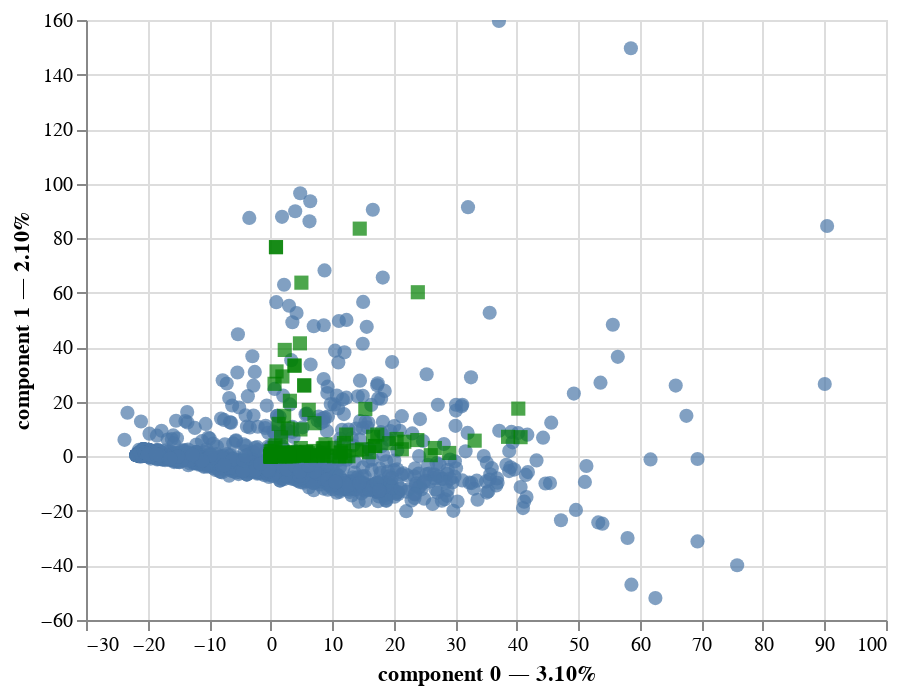

Notebook code for this chart:
### Code cell
famd.plot(
    X,
    x_component=0,
    y_component=1
)

### Figure 1 — Vega-Lite specification as saved in the notebook (floating-point values rounded to 4 significant figures; data arrays with more than 128 entries replaced by an {"elided": "..."} marker saying what was removed)
{"config": {"view": {"continuousWidth": 400, "continuousHeight": 300}}, "layer": [{"mark": {"type": "circle", "size": 50}, "encoding": {"tooltip": [{"field": "index", "type": "quantitative"}, {"field": "component 0", "type": "quantitative"}, {"field": "component 1", "type": "quantitative"}], "x": {"axis": {"title": "component 0 — 3.10%"}, "field": "component 0", "scale": {"zero": false}, "type": "quantitative"}, "y": {"axis": {"title": "component 1 — 2.10%"}, "field": "component 1", "scale": {"zero": false}, "type": "quantitative"}}, "selection": {"selector001": {"type": "interval", "bind": "scales", "encodings": ["x", "y"]}}}, {"data": {"name": "data-9b098f1f99ca85f8192a394d4f42bb11"}, "mark": {"type": "square", "color": "green", "size": 50}, "encoding": {"tooltip": [{"field": "variable", "type": "nominal"}], "x": {"field": "component 0", "scale": {"zero": false}, "type": "quantitative"}, "y": {"field": "component 1", "scale": {"zero": false}, "type": "quantitative"}}}], "data": {"name": "data-6210995f10e8ad4ccf8e6745387d0be4"}, "$schema": "https://vega.github.io/schema/vega-lite/v4.17.0.json", "datasets": {"data-6210995f10e8ad4ccf8e6745387d0be4": {"elided": "1249 records"}, "data-9b098f1f99ca85f8192a394d4f42bb11": [{"variable": "강원박60", "component 0": 6.577, "component 1": 0.1219}, {"variable": "대전박60", "component 0": 0.9318, "component 1": 0.01875}, {"variable": "충북박60", "component 0": 0.06023, "component 1": 0.5666}, {"variable": "충남박60", "component 0": 0.6324, "component 1": 3.068}, {"variable": "세종박60", "component 0": 0.0923, "component 1": 0.0006083}, {"variable": "경북박60", "component 0": 4.337, "component 1": 1.167}, {"variable": "경남박60", "component 0": 2.952, "component 1": 0.1034}, {"variable": "대구박60", "component 0": 5.814, "component 1": 1.661}, {"variable": "울산박60", "component 0": 4.259, "component 1": 1.201}, {"variable": "부산박60", "component 0": 19.26, "component 1": 4.844}, {"variable": "광주박60", "component 0": 8.596, "component 1": 0.1293}, {"variable": "전북박60", "component 0": 2.548, "component 1": 0.08792}, {"variable": "전남박60", "component 0": 11.17, "component 1": 0.003123}, {"variable": "제주박60", "component 0": 13.98, "component 1": 2.237}, {"variable": "서울일61", "component 0": 4.844, "component 1": 9.88}, {"variable": "경기일61", "component 0": 0.9658, "component 1": 31.14}, {"variable": "인천일61", "component 0": 1.914, "component 1": 29.3}, {"variable": "강원일61", "component 0": 9.175, "component 1": 0.3392}, {"variable": "대전일61", "component 0": 1.389, "component 1": 0.04532}, {"variable": "충북일61", "component 0": 0.1396, "component 1": 0.7974}, {"variable": "충남일61", "component 0": 0.7932, "component 1": 4.024}, {"variable": "세종일61", "component 0": 0.121, "component 1": 0.06827}, {"variable": "경북일61", "component 0": 5.738, "component 1": 1.516}, {"variable": "경남일61", "component 0": 3.114, "component 1": 0.07827}, {"variable": "대구일61", "component 0": 6.965, "component 1": 1.973}, {"variable": "울산일61", "component 0": 6.098, "component 1": 1.136}, {"variable": "부산일61", "component 0": 23.84, "component 1": 5.985}, {"variable": "광주일61", "component 0": 10.3, "component 1": 0.04775}, {"variable": "전북일61", "component 0": 3.505, "component 1": 0.02012}, {"variable": "전남일61", "component 0": 12.64, "component 1": 0.04845}, {"variable": "제주일61", "component 0": 14.86, "component 1": 2.601}, {"variable": "KWON1", "component 0": 0.8715, "component 1": 76.72}, {"variable": "KWON2", "component 0": 3.885, "component 1": 33.28}, {"variable": "KWON3", "component 0": 5.459, "component 1": 26.01}, {"variable": "KWON4", "component 0": 11.39, "component 1": 1.395}, {"variable": "KWON5", "component 0": 7.12, "component 1": 12.15}, {"variable": "KWON6", "component 0": 40.62, "component 1": 7.043}, {"variable": "KWON7", "component 0": 26.02, "component 1": 0.4374}, {"variable": "KWON8", "component 0": 16.99, "component 1": 3.799}, {"variable": "Q11A$01", "component 0": 1.565, "component 1": 0.1634}, {"variable": "Q11A$02", "component 0": 1.368, "component 1": 0.1481}, {"variable": "Q11A$03", "component 0": 3.874, "component 1": 1.614}, {"variable": "Q11A$04", "component 0": 1.824, "component 1": 1.147}, {"variable": "Q11A$05", "component 0": 2.456, "component 1": 0.9988}, {"variable": "Q11A$06", "component 0": 0.001458, "component 1": 0.004252}, {"variable": "Q11A$07", "component 0": 0.203, "component 1": 0.2123}, {"variable": "Q11A$08", "component 0": 4.909, "component 1": 3.053}, {"variable": "Q11A$09", "component 0": 10.43, "component 1": 3.13}, {"variable": "Q11A$10", "component 0": 0.01875, "component 1": 1.821}, {"variable": "Q11A$11", "component 0": 5.265e-31, "component 1": 1.854e-30}, {"variable": "Q11A$12", "component 0": 0.6376, "component 1": 26.6}, {"variable": "Q11A$13", "component 0": 0.03603, "component 1": 0.06682}, {"variable": "Q11A$14", "component 0": 1.556, "component 1": 0.01136}, {"variable": "Q11A$98", "component 0": 0.006967, "component 1": 0.8227}, {"variable": "Q11_1a01t", "component 0": 14.48, "component 1": 83.5}, {"variable": "Q11_1a02t", "component 0": 2.298, "component 1": 39.03}, {"variable": "Q11_1a03t", "component 0": 3.132, "component 1": 20.37}, {"variable": "Q11_1a04t", "component 0": 11.92, "component 1": 4.928}, {"variable": "Q11_1a05t", "component 0": 4.966, "component 1": 0.6133}, {"variable": "Q11_1a06t", "component 0": 2.769, "component 1": 10.23}, {"variable": "Q11_1a07t", "component 0": 1.304, "component 1": 11.92}, {"variable": "Q11_1a08t", "component 0": 0.06159, "component 1": 0.00472}, {"variable": "Q11_1a09t", "component 0": 8.613, "component 1": 3.063}, {"variable": "Q11_1a10t", "component 0": 2.667, "component 1": 1.255}, {"variable": "Q11_1a11t", "component 0": 8.92, "component 1": 4.418}, {"variable": "Q11_1a12t", "component 0": 6.279, "component 1": 0.385}, {"variable": "Q11_1a13t", "component 0": 40.25, "component 1": 17.51}, {"variable": "Q11_1a14t", "component 0": 12.27, "component 1": 8.009}, {"variable": "Q11_1a15t", "component 0": 6.198, "component 1": 17.05}, {"variable": "Q11_1a16t", "component 0": 15.39, "component 1": 17.39}, {"variable": "Q11_1a17t", "component 0": 17.33, "component 1": 7.987}, {"variable": "Q4A01", "component 0": 8.44, "component 1": 0.5662}, {"variable": "Q4A02", "component 0": 0.008837, "component 1": 0.03302}, {"variable": "Q4A03", "component 0": 29.02, "component 1": 1.244}, {"variable": "Q4A04", "component 0": 33.16, "component 1": 5.761}, {"variable": "Q4A05", "component 0": 21.72, "component 1": 5.366}, {"variable": "Q4A06", "component 0": 26.69, "component 1": 3.061}, {"variable": "Q4A07", "component 0": 1.865, "component 1": 1.641}, {"variable": "Q4A08", "component 0": 1.936, "component 1": 1.19}, {"variable": "Q4A09", "component 0": 0.02534, "component 1": 0.004315}, {"variable": "Q4A10", "component 0": 5.134, "component 1": 0.2997}, {"variable": "Q4A11", "component 0": 11.86, "component 1": 1.97}, {"variable": "Q4A12", "component 0": 1.991, "component 1": 0.3057}, {"variable": "Q4A13", "component 0": 3.825, "component 1": 0.1289}, {"variable": "Q4A14", "component 0": 0.01622, "component 1": 0.01123}, {"variable": "Q4A15", "component 0": 3.182e-05, "component 1": 0.008065}, {"variable": "Q4A16", "component 0": 3.182e-05, "component 1": 0.008065}, {"variable": "Q4A17", "component 0": 0.2646, "component 1": 2.0}, {"variable": "Q4B1", "component 0": 16.65, "component 1": 7.214}, {"variable": "Q4B2", "component 0": 21.32, "component 1": 2.602}, {"variable": "Q4B3", "component 0": 20.47, "component 1": 6.389}, {"variable": "Q5A01", "component 0": 0.8715, "component 1": 76.72}, {"variable": "Q5A02", "component 0": 3.885, "component 1": 33.28}, {"variable": "Q5A03", "component 0": 5.459, "component 1": 26.01}, {"variable": "Q5A04", "component 0": 11.39, "component 1": 1.395}, {"variable": "Q5A05", "component 0": 4.806, "component 1": 0.4744}, {"variable": "Q5A06", "component 0": 1.698, "component 1": 6.963}, {"variable": "Q5A07", "component 0": 2.202, "component 1": 14.86}, {"variable": "Q5A08", "component 0": 0.08736, "component 1": 0.4266}, {"variable": "Q5A09", "component 0": 8.469, "component 1": 2.873}, {"variable": "Q5A10", "component 0": 2.446, "component 1": 0.003198}, {"variable": "Q5A11", "component 0": 8.573, "component 1": 1.376}, {"variable": "Q5A12", "component 0": 7.647, "component 1": 0.3898}, {"variable": "Q5A13", "component 0": 38.59, "component 1": 7.165}, {"variable": "Q5A14", "component 0": 12.1, "component 1": 0.06973}, {"variable": "Q5A15", "component 0": 5.386, "component 1": 0.2854}, {"variable": "Q5A16", "component 0": 16.01, "component 1": 1.509}, {"variable": "Q5A17", "component 0": 16.99, "component 1": 3.799}, {"variable": "경기박60", "component 0": 5.003, "component 1": 63.69}, {"variable": "서울박60", "component 0": 23.92, "component 1": 60.18}, {"variable": "인천박60", "component 0": 4.767, "component 1": 41.44}]}}
